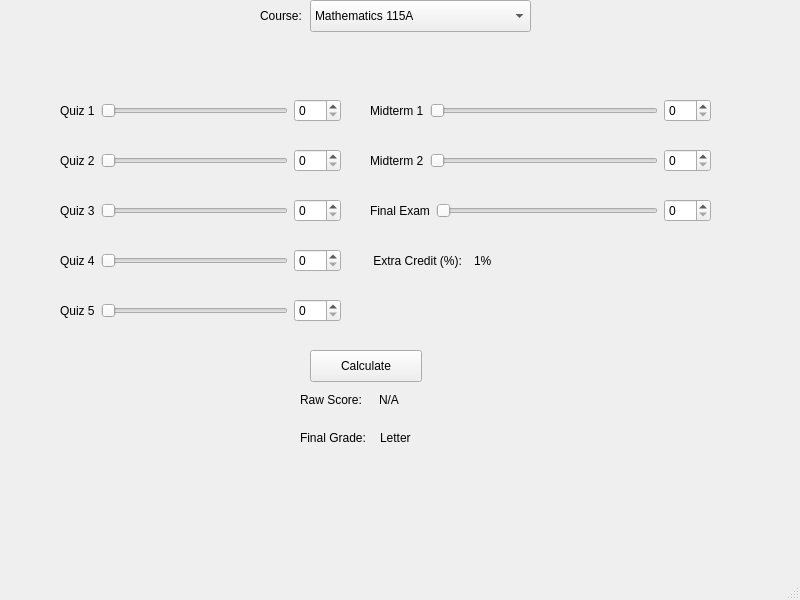
<?xml version="1.0" encoding="UTF-8"?>
<ui version="4.0">
 <class>SecondWindow</class>
 <widget class="QMainWindow" name="SecondWindow">
  <property name="geometry">
   <rect>
    <x>0</x>
    <y>0</y>
    <width>800</width>
    <height>600</height>
   </rect>
  </property>
  <property name="windowTitle">
   <string>MainWindow</string>
  </property>
  <widget class="QWidget" name="centralwidget">
   <widget class="QLabel" name="label_8">
    <property name="geometry">
     <rect>
      <x>380</x>
      <y>430</y>
      <width>41</width>
      <height>16</height>
     </rect>
    </property>
    <property name="text">
     <string>Letter </string>
    </property>
   </widget>
   <widget class="QWidget" name="layoutWidget">
    <property name="geometry">
     <rect>
      <x>60</x>
      <y>90</y>
      <width>281</width>
      <height>41</height>
     </rect>
    </property>
    <layout class="QHBoxLayout" name="horizontalLayout">
     <item>
      <widget class="QLabel" name="label">
       <property name="text">
        <string>Quiz 1</string>
       </property>
      </widget>
     </item>
     <item>
      <widget class="QSlider" name="horizontalSlider">
       <property name="maximum">
        <number>100</number>
       </property>
       <property name="orientation">
        <enum>Qt::Horizontal</enum>
       </property>
      </widget>
     </item>
     <item>
      <widget class="QSpinBox" name="spinBox">
       <property name="minimumSize">
        <size>
         <width>36</width>
         <height>21</height>
        </size>
       </property>
       <property name="maximum">
        <number>100</number>
       </property>
      </widget>
     </item>
    </layout>
   </widget>
   <widget class="QWidget" name="layoutWidget_2">
    <property name="geometry">
     <rect>
      <x>370</x>
      <y>190</y>
      <width>341</width>
      <height>41</height>
     </rect>
    </property>
    <layout class="QHBoxLayout" name="horizontalLayout_6">
     <item>
      <widget class="QLabel" name="label_6">
       <property name="text">
        <string>Final Exam</string>
       </property>
      </widget>
     </item>
     <item>
      <widget class="QSlider" name="horizontalSlider_6">
       <property name="maximum">
        <number>100</number>
       </property>
       <property name="orientation">
        <enum>Qt::Horizontal</enum>
       </property>
      </widget>
     </item>
     <item>
      <widget class="QSpinBox" name="spinBox_6">
       <property name="maximum">
        <number>100</number>
       </property>
      </widget>
     </item>
    </layout>
   </widget>
   <widget class="QWidget" name="layoutWidget_3">
    <property name="geometry">
     <rect>
      <x>300</x>
      <y>390</y>
      <width>151</width>
      <height>20</height>
     </rect>
    </property>
    <layout class="QHBoxLayout" name="horizontalLayout_8">
     <item>
      <widget class="QLabel" name="raw_Score">
       <property name="text">
        <string>Raw Score: </string>
       </property>
      </widget>
     </item>
     <item>
      <widget class="QLabel" name="label_7">
       <property name="text">
        <string>N/A</string>
       </property>
      </widget>
     </item>
    </layout>
   </widget>
   <widget class="QWidget" name="layoutWidget_4">
    <property name="geometry">
     <rect>
      <x>60</x>
      <y>190</y>
      <width>281</width>
      <height>41</height>
     </rect>
    </property>
    <layout class="QHBoxLayout" name="horizontalLayout_3">
     <item>
      <widget class="QLabel" name="label_5">
       <property name="text">
        <string>Quiz 3</string>
       </property>
      </widget>
     </item>
     <item>
      <widget class="QSlider" name="horizontalSlider_3">
       <property name="maximum">
        <number>100</number>
       </property>
       <property name="orientation">
        <enum>Qt::Horizontal</enum>
       </property>
      </widget>
     </item>
     <item>
      <widget class="QSpinBox" name="spinBox_3">
       <property name="maximum">
        <number>100</number>
       </property>
      </widget>
     </item>
    </layout>
   </widget>
   <widget class="QWidget" name="layoutWidget_5">
    <property name="geometry">
     <rect>
      <x>370</x>
      <y>140</y>
      <width>341</width>
      <height>41</height>
     </rect>
    </property>
    <layout class="QHBoxLayout" name="horizontalLayout_5">
     <item>
      <widget class="QLabel" name="label_4">
       <property name="text">
        <string>Midterm 2</string>
       </property>
      </widget>
     </item>
     <item>
      <widget class="QSlider" name="horizontalSlider_5">
       <property name="maximum">
        <number>100</number>
       </property>
       <property name="orientation">
        <enum>Qt::Horizontal</enum>
       </property>
      </widget>
     </item>
     <item>
      <widget class="QSpinBox" name="spinBox_5">
       <property name="maximum">
        <number>100</number>
       </property>
      </widget>
     </item>
    </layout>
   </widget>
   <widget class="QWidget" name="layoutWidget_6">
    <property name="geometry">
     <rect>
      <x>370</x>
      <y>90</y>
      <width>341</width>
      <height>41</height>
     </rect>
    </property>
    <layout class="QHBoxLayout" name="horizontalLayout_4">
     <item>
      <widget class="QLabel" name="label_3">
       <property name="text">
        <string>Midterm 1</string>
       </property>
      </widget>
     </item>
     <item>
      <widget class="QSlider" name="horizontalSlider_4">
       <property name="maximum">
        <number>100</number>
       </property>
       <property name="orientation">
        <enum>Qt::Horizontal</enum>
       </property>
      </widget>
     </item>
     <item>
      <widget class="QSpinBox" name="spinBox_4">
       <property name="maximum">
        <number>100</number>
       </property>
      </widget>
     </item>
    </layout>
   </widget>
   <widget class="QLabel" name="label_9">
    <property name="geometry">
     <rect>
      <x>260</x>
      <y>0</y>
      <width>61</width>
      <height>31</height>
     </rect>
    </property>
    <property name="text">
     <string>Course:</string>
    </property>
   </widget>
   <widget class="QComboBox" name="comboBox">
    <property name="geometry">
     <rect>
      <x>310</x>
      <y>0</y>
      <width>221</width>
      <height>32</height>
     </rect>
    </property>
    <item>
     <property name="text">
      <string>Mathematics 115A</string>
     </property>
    </item>
   </widget>
   <widget class="QLabel" name="final_Grade">
    <property name="geometry">
     <rect>
      <x>300</x>
      <y>430</y>
      <width>72</width>
      <height>16</height>
     </rect>
    </property>
    <property name="text">
     <string>Final Grade:</string>
    </property>
   </widget>
   <widget class="QWidget" name="layoutWidget_7">
    <property name="geometry">
     <rect>
      <x>60</x>
      <y>140</y>
      <width>281</width>
      <height>41</height>
     </rect>
    </property>
    <layout class="QHBoxLayout" name="horizontalLayout_2">
     <item>
      <widget class="QLabel" name="label_2">
       <property name="text">
        <string>Quiz 2</string>
       </property>
      </widget>
     </item>
     <item>
      <widget class="QSlider" name="horizontalSlider_2">
       <property name="maximum">
        <number>100</number>
       </property>
       <property name="orientation">
        <enum>Qt::Horizontal</enum>
       </property>
      </widget>
     </item>
     <item>
      <widget class="QSpinBox" name="spinBox_2">
       <property name="maximum">
        <number>100</number>
       </property>
      </widget>
     </item>
    </layout>
   </widget>
   <widget class="QWidget" name="layoutWidget_8">
    <property name="geometry">
     <rect>
      <x>60</x>
      <y>240</y>
      <width>281</width>
      <height>41</height>
     </rect>
    </property>
    <layout class="QHBoxLayout" name="horizontalLayout_9">
     <item>
      <widget class="QLabel" name="label_11">
       <property name="text">
        <string>Quiz 4</string>
       </property>
      </widget>
     </item>
     <item>
      <widget class="QSlider" name="horizontalSlider_7">
       <property name="maximum">
        <number>100</number>
       </property>
       <property name="orientation">
        <enum>Qt::Horizontal</enum>
       </property>
      </widget>
     </item>
     <item>
      <widget class="QSpinBox" name="spinBox_7">
       <property name="maximum">
        <number>100</number>
       </property>
      </widget>
     </item>
    </layout>
   </widget>
   <widget class="QWidget" name="layoutWidget_9">
    <property name="geometry">
     <rect>
      <x>60</x>
      <y>290</y>
      <width>281</width>
      <height>41</height>
     </rect>
    </property>
    <layout class="QHBoxLayout" name="horizontalLayout_10">
     <item>
      <widget class="QLabel" name="label_12">
       <property name="text">
        <string>Quiz 5</string>
       </property>
      </widget>
     </item>
     <item>
      <widget class="QSlider" name="horizontalSlider_8">
       <property name="maximum">
        <number>100</number>
       </property>
       <property name="orientation">
        <enum>Qt::Horizontal</enum>
       </property>
      </widget>
     </item>
     <item>
      <widget class="QSpinBox" name="spinBox_8">
       <property name="maximum">
        <number>100</number>
       </property>
      </widget>
     </item>
    </layout>
   </widget>
   <widget class="QWidget" name="">
    <property name="geometry">
     <rect>
      <x>370</x>
      <y>240</y>
      <width>201</width>
      <height>41</height>
     </rect>
    </property>
    <layout class="QHBoxLayout" name="horizontalLayout_7">
     <item>
      <widget class="QLabel" name="extra_Credit">
       <property name="text">
        <string> Extra Credit (%):</string>
       </property>
      </widget>
     </item>
     <item>
      <widget class="QLabel" name="label_10">
       <property name="text">
        <string>1%</string>
       </property>
      </widget>
     </item>
    </layout>
   </widget>
   <widget class="QPushButton" name="pushButton">
    <property name="geometry">
     <rect>
      <x>310</x>
      <y>350</y>
      <width>112</width>
      <height>32</height>
     </rect>
    </property>
    <property name="text">
     <string>Calculate</string>
    </property>
   </widget>
  </widget>
  <widget class="QStatusBar" name="statusbar"/>
 </widget>
 <resources/>
 <connections>
  <connection>
   <sender>horizontalSlider</sender>
   <signal>valueChanged(int)</signal>
   <receiver>spinBox</receiver>
   <slot>setValue(int)</slot>
   <hints>
    <hint type="sourcelabel">
     <x>187</x>
     <y>107</y>
    </hint>
    <hint type="destinationlabel">
     <x>329</x>
     <y>108</y>
    </hint>
   </hints>
  </connection>
  <connection>
   <sender>spinBox</sender>
   <signal>valueChanged(int)</signal>
   <receiver>horizontalSlider</receiver>
   <slot>setValue(int)</slot>
   <hints>
    <hint type="sourcelabel">
     <x>306</x>
     <y>120</y>
    </hint>
    <hint type="destinationlabel">
     <x>277</x>
     <y>115</y>
    </hint>
   </hints>
  </connection>
  <connection>
   <sender>horizontalSlider_2</sender>
   <signal>valueChanged(int)</signal>
   <receiver>spinBox_2</receiver>
   <slot>setValue(int)</slot>
   <hints>
    <hint type="sourcelabel">
     <x>244</x>
     <y>150</y>
    </hint>
    <hint type="destinationlabel">
     <x>323</x>
     <y>155</y>
    </hint>
   </hints>
  </connection>
  <connection>
   <sender>spinBox_2</sender>
   <signal>valueChanged(int)</signal>
   <receiver>horizontalSlider_2</receiver>
   <slot>setValue(int)</slot>
   <hints>
    <hint type="sourcelabel">
     <x>317</x>
     <y>168</y>
    </hint>
    <hint type="destinationlabel">
     <x>279</x>
     <y>166</y>
    </hint>
   </hints>
  </connection>
  <connection>
   <sender>horizontalSlider_3</sender>
   <signal>valueChanged(int)</signal>
   <receiver>spinBox_3</receiver>
   <slot>setValue(int)</slot>
   <hints>
    <hint type="sourcelabel">
     <x>275</x>
     <y>206</y>
    </hint>
    <hint type="destinationlabel">
     <x>312</x>
     <y>206</y>
    </hint>
   </hints>
  </connection>
  <connection>
   <sender>spinBox_3</sender>
   <signal>valueChanged(int)</signal>
   <receiver>horizontalSlider_3</receiver>
   <slot>setValue(int)</slot>
   <hints>
    <hint type="sourcelabel">
     <x>313</x>
     <y>216</y>
    </hint>
    <hint type="destinationlabel">
     <x>276</x>
     <y>215</y>
    </hint>
   </hints>
  </connection>
  <connection>
   <sender>horizontalSlider_7</sender>
   <signal>valueChanged(int)</signal>
   <receiver>spinBox_7</receiver>
   <slot>setValue(int)</slot>
   <hints>
    <hint type="sourcelabel">
     <x>266</x>
     <y>250</y>
    </hint>
    <hint type="destinationlabel">
     <x>328</x>
     <y>255</y>
    </hint>
   </hints>
  </connection>
  <connection>
   <sender>spinBox_7</sender>
   <signal>valueChanged(int)</signal>
   <receiver>horizontalSlider_7</receiver>
   <slot>setValue(int)</slot>
   <hints>
    <hint type="sourcelabel">
     <x>309</x>
     <y>265</y>
    </hint>
    <hint type="destinationlabel">
     <x>279</x>
     <y>265</y>
    </hint>
   </hints>
  </connection>
  <connection>
   <sender>horizontalSlider_8</sender>
   <signal>valueChanged(int)</signal>
   <receiver>spinBox_8</receiver>
   <slot>setValue(int)</slot>
   <hints>
    <hint type="sourcelabel">
     <x>280</x>
     <y>304</y>
    </hint>
    <hint type="destinationlabel">
     <x>332</x>
     <y>305</y>
    </hint>
   </hints>
  </connection>
  <connection>
   <sender>spinBox_8</sender>
   <signal>valueChanged(int)</signal>
   <receiver>horizontalSlider_8</receiver>
   <slot>setValue(int)</slot>
   <hints>
    <hint type="sourcelabel">
     <x>318</x>
     <y>311</y>
    </hint>
    <hint type="destinationlabel">
     <x>263</x>
     <y>317</y>
    </hint>
   </hints>
  </connection>
  <connection>
   <sender>horizontalSlider_4</sender>
   <signal>valueChanged(int)</signal>
   <receiver>spinBox_4</receiver>
   <slot>setValue(int)</slot>
   <hints>
    <hint type="sourcelabel">
     <x>635</x>
     <y>105</y>
    </hint>
    <hint type="destinationlabel">
     <x>693</x>
     <y>106</y>
    </hint>
   </hints>
  </connection>
  <connection>
   <sender>spinBox_4</sender>
   <signal>valueChanged(int)</signal>
   <receiver>horizontalSlider_4</receiver>
   <slot>setValue(int)</slot>
   <hints>
    <hint type="sourcelabel">
     <x>684</x>
     <y>117</y>
    </hint>
    <hint type="destinationlabel">
     <x>642</x>
     <y>116</y>
    </hint>
   </hints>
  </connection>
  <connection>
   <sender>horizontalSlider_5</sender>
   <signal>valueChanged(int)</signal>
   <receiver>spinBox_5</receiver>
   <slot>setValue(int)</slot>
   <hints>
    <hint type="sourcelabel">
     <x>634</x>
     <y>156</y>
    </hint>
    <hint type="destinationlabel">
     <x>686</x>
     <y>157</y>
    </hint>
   </hints>
  </connection>
  <connection>
   <sender>spinBox_5</sender>
   <signal>valueChanged(int)</signal>
   <receiver>horizontalSlider_5</receiver>
   <slot>setValue(int)</slot>
   <hints>
    <hint type="sourcelabel">
     <x>672</x>
     <y>161</y>
    </hint>
    <hint type="destinationlabel">
     <x>639</x>
     <y>161</y>
    </hint>
   </hints>
  </connection>
  <connection>
   <sender>horizontalSlider_6</sender>
   <signal>valueChanged(int)</signal>
   <receiver>spinBox_6</receiver>
   <slot>setValue(int)</slot>
   <hints>
    <hint type="sourcelabel">
     <x>636</x>
     <y>211</y>
    </hint>
    <hint type="destinationlabel">
     <x>686</x>
     <y>205</y>
    </hint>
   </hints>
  </connection>
  <connection>
   <sender>spinBox_6</sender>
   <signal>valueChanged(int)</signal>
   <receiver>horizontalSlider_6</receiver>
   <slot>setValue(int)</slot>
   <hints>
    <hint type="sourcelabel">
     <x>671</x>
     <y>214</y>
    </hint>
    <hint type="destinationlabel">
     <x>641</x>
     <y>214</y>
    </hint>
   </hints>
  </connection>
 </connections>
</ui>
